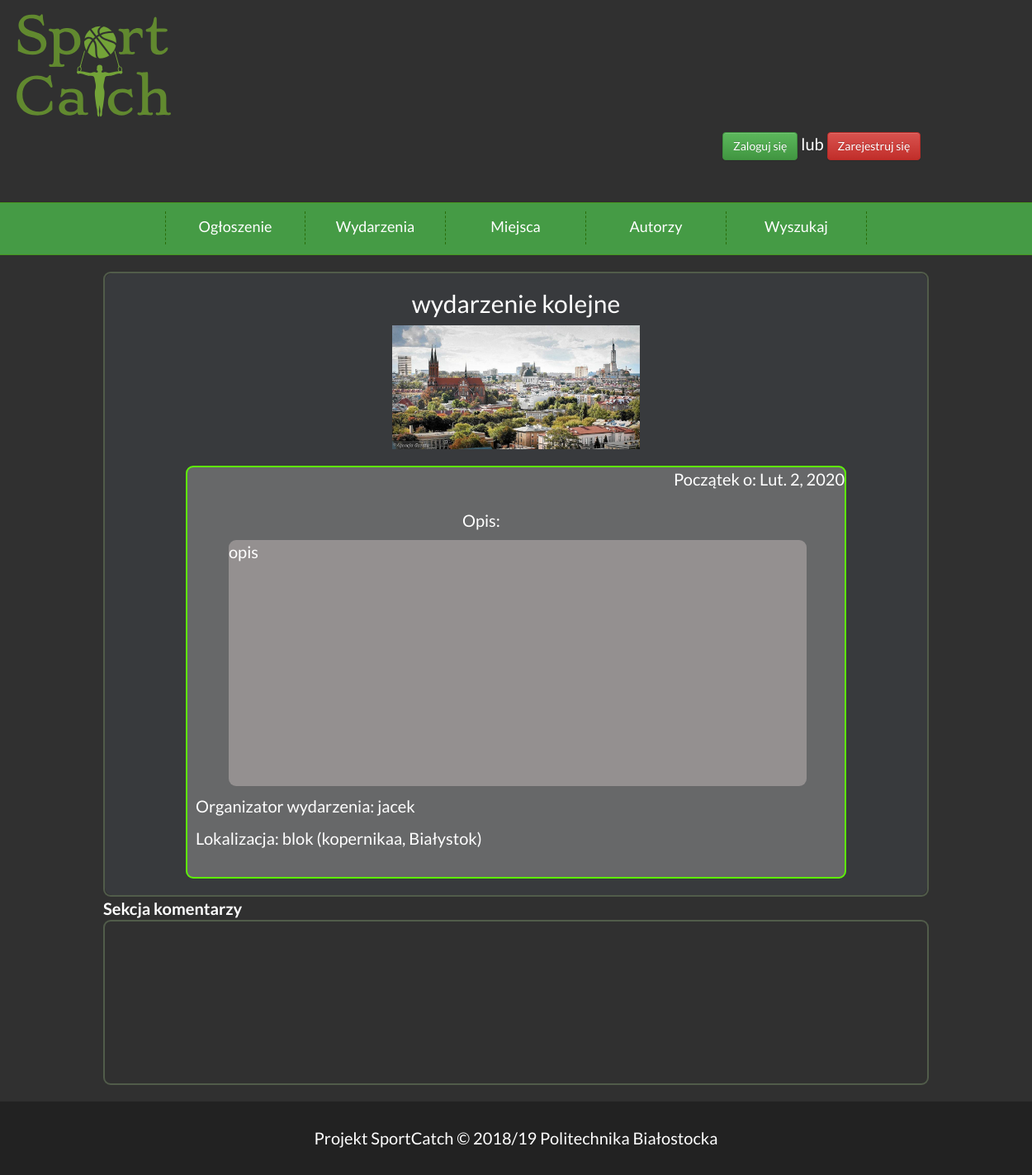
Page /events/7 on the earlier database version.
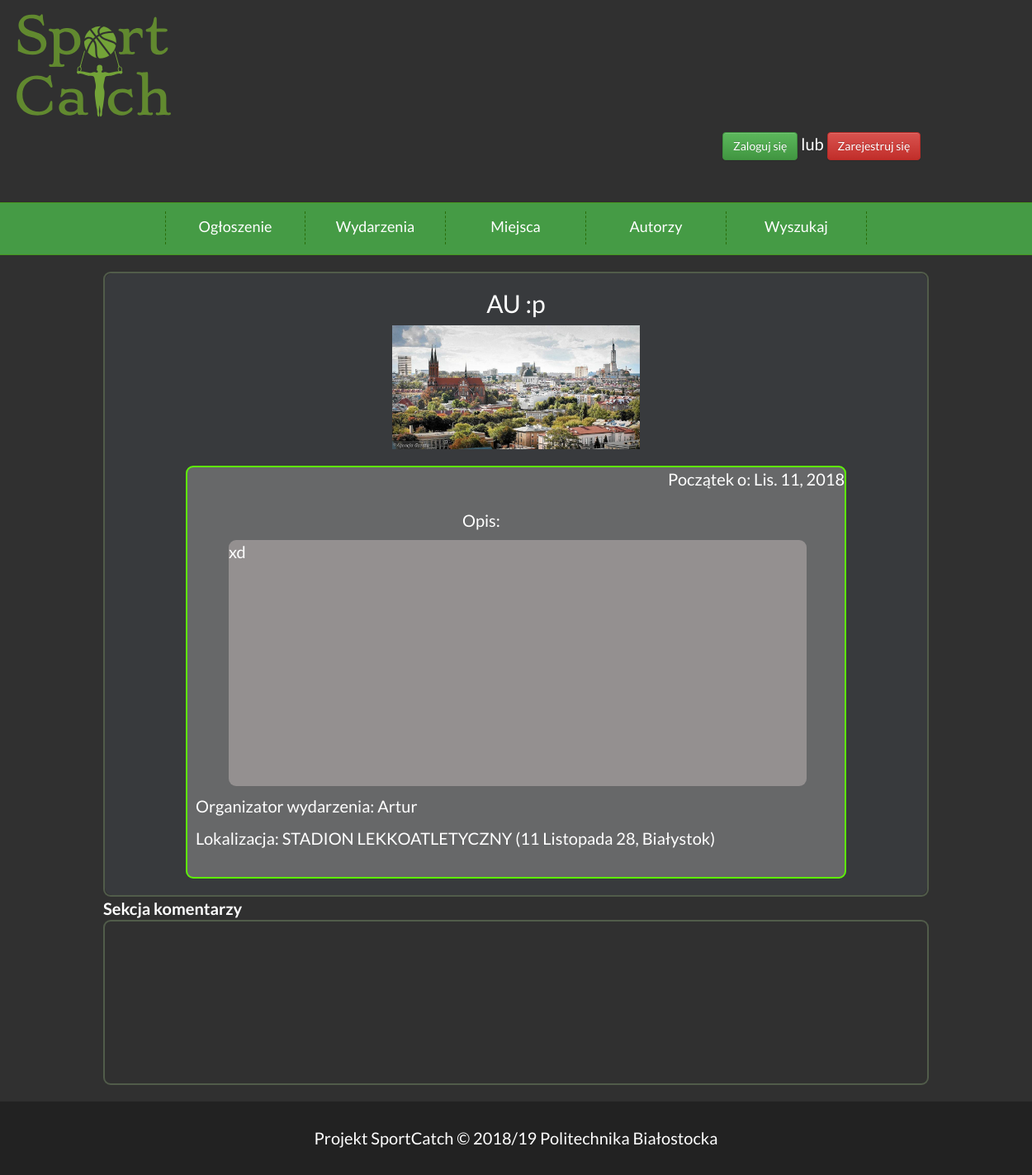
Same page on the later database version.
### event/models.py (models this page shows, shortened)
class wydarzenie(models.Model):
    miejsce=models.ForeignKey(miejsce,on_delete=models.CASCADE)
    nazwa=models.CharField(max_length=50)
    data_rozpoczecia=models.DateField()
    organizator=models.ForeignKey(User,on_delete=models.CASCADE,related_name='wydarzenia')
    opis=models.TextField()
    uczestnicy=models.ManyToManyField(User,related_name="uczestnicy")
    Srednia_ocen=models.IntegerField( default=0)
    photo = models.ImageField(upload_to="wydarzenia/", blank=True, default='miejsca/Default.jpg')

class miejsce(models.Model):
    adres=models.CharField(max_length=100)
    miasto=models.CharField(max_length=100, default="Białystok")
    nazwa=models.CharField(max_length=100)
    zaakceptowane=models.BooleanField(default=False)
    Srednia_ocen=models.IntegerField( default=0)
    photo = models.ImageField(upload_to='miejsca/', blank=True, default='miejsca/Default.jpg')
    def __str__(self):
        return "{} ({}, {})".format(self.nazwa, self.adres, self.miasto)
    class Meta:
        verbose_name = 'Miejsce'
        verbose_name_plural = 'Miejsca'

### event/views.py (the view, shortened to what this page needs)
# urls.py: path('events/<int:pk>', views.event_detail, name='event_detail'),
def event_detail(request, pk):
    user = Profile.objects.all()
    event = get_object_or_404(wydarzenie, pk=pk)
    if request.user.is_authenticated:
        try:
            user = Profile.objects.get(user=request.user)
        except Profile.DoesNotExist:
            user = None
    uczestnicy = event.uczestnicy.all()
    komentarze = komentarz_do_wydarzenia.objects.filter(wydarzenie=event.id)
    komentarz_form = None
    czy_nowy_komentarz = False
    if not (request.user in event.uczestnicy.all()):
        takePartButtonText = "Wezmę udział!"
    else:
        takePartButtonText = "Jednak nie wezmę udziału"
    return render(request, 'event/event_detail.html', {'flag': czy_nowy_komentarz,
                                                       'event': event, 'uczestnicy': uczestnicy,
                                                       'komentarze': komentarze,
                                                       'komentarz_form': komentarz_form,
                                                       'takePartButtonText': takePartButtonText, 'user': user})

### event/templates/event/event_detail.html (shortened to what this page needs)
{%extends 'Base.html'%}
{%block content%}
{% load emoticons_tags %}
{% emoticons %}
        <div class="wydarzenia">
        <div class="Elementy_wydarzen">
    <h2>{{event.nazwa}}</h2>
    <span>
    {%if event.photo.url.value != ""%}
    <image heigh="150" width="300" src="{{event.photo.url}}"></image></span>
    {%endif%}
    <div class="Obramowanie3">
    <div style="float: right;">
    <p>Początek o: {{event.data_rozpoczecia}}</p>
    </div>
    <div class="Opiss">
    <p>Opis:</p>
    </div>
        <div class="ramka">
        {{event.opis}}
        </div>
    <div class="stopka">
    <p>Organizator wydarzenia: {{event.organizator}}</p>
    <p>Lokalizacja: {{event.miejsce}}</p>
    </div>
    </div>
</div>
</div>
    <b>Sekcja komentarzy</b>
    <div class="mar">
</div>
{% endemoticons %}
{%endblock%}

Differences in the rows shown:
changed wydarzenie: nazwa "wydarzenie kolejne" → "AU :p"; data_rozpoczecia "Lut. 2, 2020" → "Lis. 11, 2018"; opis "opis" → "xd"; organizator "jacek" → "Artur"; miejsce "blok (kopernikaa, Białystok)" → "STADION LEKKOATLETYCZNY (11 Listopada 28, Białystok)"
